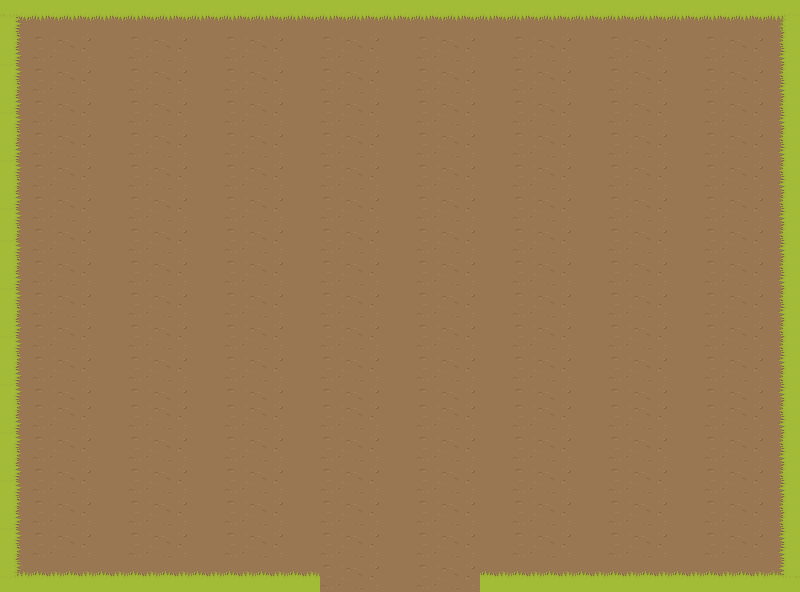

Rendered tile map (Tiled .tmx) drawn with the repository's tilesets; below, a short description and the map source with its tile grids summarised:
An orthogonal 50x37 tile map with 16x16 px tiles, 2 tile layers (Background, Collision), 3 tilesets and 7 objects (6x Rug, Mira).

<map version="1.0" orientation="orthogonal" width="50" height="37" tilewidth="16" tileheight="16">
 <tileset firstgid="1" name="tileSet" tilewidth="16" tileheight="16">
  <image source="../figs/tileSet.png" width="128" height="448" />
 </tileset>
 <tileset firstgid="225" name="Mira" tilewidth="32" tileheight="64">
  <image source="../figs/Mira.png" width="96" height="254" />
  <tile id="1">
   <properties>
    <property name="Class" value="Player" />
   </properties>
  </tile>
 </tileset>
 <tileset firstgid="234" name="rug" tilewidth="96" tileheight="64">
  <image source="../figs/rug.png" width="96" height="192" />
  <tile id="0">
   <properties>
    <property name="Class" value="MaterialContainer" />
    <property name="name" value="Rug" />
    <property name="sheet" value="Rug" />
   </properties>
  </tile>
 </tileset>
 <layer name="Background" width="50" height="37">
  <properties>
   <property name="type" value="0" />
  </properties>
  <data>[1850 cells, 1850 non-empty, 26 distinct tile ids]</data>
 </layer>
 <layer name="Collision" width="50" height="37">
  <properties>
   <property name="collision" value="true" />
  </properties>
  <data>[1850 cells, 160 non-empty, 9 distinct tile ids]</data>
 </layer>
 <objectgroup name="Rug" width="50" height="37">
  <object name="Rug" gid="234" x="114" y="161">
   <properties>
    <property name="frame" value="1" />
   </properties>
  </object>
  <object name="Rug" gid="234" x="354" y="161">
   <properties>
    <property name="frame" value="2" />
   </properties>
  </object>
  <object name="Rug" gid="234" x="576" y="160">
   <properties>
    <property name="frame" value="0" />
   </properties>
  </object>
  <object name="Rug" gid="234" x="112" y="417">
   <properties>
    <property name="frame" value="2" />
   </properties>
  </object>
  <object name="Rug" gid="234" x="352" y="417">
   <properties>
    <property name="frame" value="1" />
   </properties>
  </object>
  <object name="Rug" gid="234" x="578" y="417">
   <properties>
    <property name="frame" value="0" />
   </properties>
  </object>
 </objectgroup>
 <objectgroup name="Sprites" width="50" height="37">
  <object name="Mira" gid="226" x="387" y="557">
   <properties>
    <property name="frame" value="10" />
    <property name="sheet" value="mira_sheet" />
    <property name="sprite" value="person_animation" />
   </properties>
  </object>
 </objectgroup>
</map>
